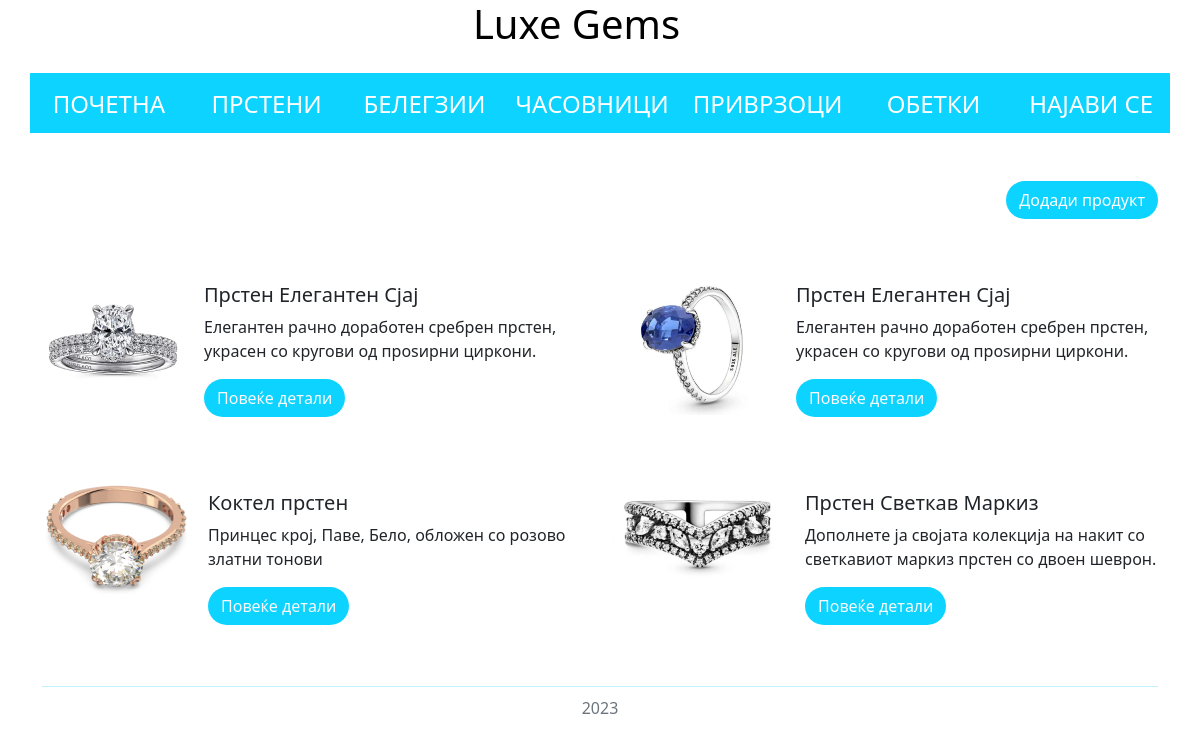
The page /rings/ on the database its author committed.
### LuxeGems/models.py (models this page shows, shortened)
class Jewelry(models.Model):
    name = models.CharField(max_length=250)
    description = models.TextField()
    price = models.IntegerField()
    available = models.BooleanField(null=True)
    user = models.ForeignKey(User, on_delete=models.CASCADE, null=True, blank=True)
    image = models.ImageField(upload_to='jewelry/')
    size = models.IntegerField()
    large = models.IntegerField()
    category = models.CharField(max_length=250)

### LuxeGems/views.py (the view)
# urls.py: path('rings/', rings, name="rings"),
def rings(request):
    jewelry = Jewelry.objects.filter(category="Прстен").all()
    context = {"jewelry": jewelry}
    return render(request, "rings.html", context=context)

### LuxeGems/templates/rings.html (shortened to what this page needs)
<!DOCTYPE html>
<html lang="en">
<head>
    <link href="https://cdn.jsdelivr.net/npm/bootstrap@5.3.0/dist/css/bootstrap.min.css" rel="stylesheet"
>
</head>
<body>
<div class="container">
    <div class="row">
        <div class="col-11">
            <a href="{% url 'home' %}" style="text-decoration: none; color: black;">
                <h1 class="text-center ms-5">Luxe Gems</h1>
            </a>
        </div>
        <div class="col-1">
            <a href="{% url 'card' %}" title="cart">
                <div class="slika"></div>
            </a>
        </div>
    </div>
</div>
<div class="container" id="manuContainer">
    <div class="row">
        <div class="col">
            <a href="{% url 'home' %}" style="text-decoration: none; color: white">
                <h4 class="menuItem">ПОЧЕТНА</h4>
            </a>
        </div>
        <div class="col">
            <a href="{% url 'rings' %}" style="text-decoration: none; color: white">
                <h4 class="menuItem">ПРСТЕНИ</h4>
            </a>
        </div>
        <div class="col">
            <a href="{% url 'bracelets' %}" style="text-decoration: none; color: white">
                <h4 class="menuItem">БЕЛЕГЗИИ</h4>
            </a>
        </div>
        <div class="col">
            <a href="{% url 'watches' %}" style="text-decoration: none; color: white">
                <h4 class="menuItem">ЧАСОВНИЦИ</h4>
            </a>
        </div>
        <div class="col">
            <a href="{% url 'charms' %}" style="text-decoration: none; color: white">
                <h4 class="menuItem">ПРИВРЗОЦИ</h4>
            </a>
        </div>
        <div class="col">
            <a href="{% url 'earrings' %}" style="text-decoration: none; color: white">
                <h4 class="menuItem">ОБЕТКИ</h4>
            </a>
        </div>
        <div class="col">
            <a href="{% url 'login' %}" style="text-decoration: none; color: white">
                <h4 class="menuItem">НАЈАВИ СЕ</h4>
            </a>
        </div>
    </div>
</div>
<div class="container mt-5 mb-5">
    <div class="row">
        <div class="col d-flex flex-row-reverse">
            <a href="{% url 'add' %}" class="btn rounded-5" style="text-decoration: none; color: white; background-color:  #0cd3ff">Додади продукт</a>
        </div>
    </div>
</div>
<div class="container mt-3 border-0">
    <div class="row">
        {% for item in jewelry %}
            <div class="col-6">
                <div class="card flex-row border-0" style="width: 37rem;">
                    <img src="{{ MEDIA_URL }}{{ item.image.url }}"
                         class="card-img-left example-card-img-responsive mb-5" alt="...">
                    <div class="card-body">
                        <h5 class="card-title">{{ item.name }}</h5>
                        <p class="card-text">{{ item.description }}</p>
                        <a href="{% url 'detail' item.id %}" style="background-color: #0cd3ff; "
                           class="btn rounded-5 text-light">Повеќе детали</a>
                    </div>
                </div>
            </div>
        {% endfor %}
    </div>
</div>
<div class="container" style="margin-top: 27px">
    <div class="row">
        <div class="col">
            <footer>
                <hr style="color: #0cd3ff;">
                <div style="margin-top: -7px; text-align: center; justify-content: center;" class="text-secondary">
                    2023
                </div>
            </footer>
        </div>
    </div>
</div>
</body>
</html>

### LuxeGems/templates/rings.html (style rules this page uses)
.slika { background: url("https://static.thenounproject.com/png/3662808-200.png") center no-repeat; background-size: cover; margin-top: 11px; height: 30px; width: 30px; }
#manuContainer { background-color: #0cd3ff; height: 60px; text-align: center; margin-top: 17px; }
.menuItem { padding-top: 17px !important; }

### rows shown on the page
Jewelry: image (picture), name "Прстен Елегантен Сјај", description "Елегантен рачно доработен сребрен прстен, украсен со кругови од проѕирни циркони."
Jewelry: image (picture), name "Прстен Елегантен Сјај", description "Елегантен рачно доработен сребрен прстен, украсен со кругови од проѕирни циркони."
Jewelry: image (picture), name "Коктел прстен", description "Принцес крој, Паве, Бело, обложен со розово златни тонови"
Jewelry: image (picture), name "Прстен Светкав Маркиз", description "Дополнете ја својата колекција на накит со светкавиот маркиз прстен со двоен шеврон."
